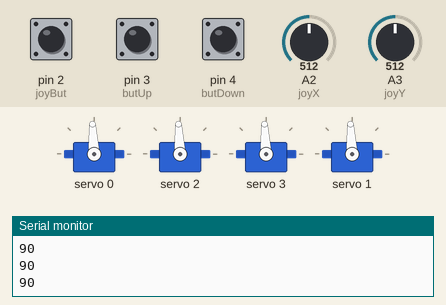
The sketch below on a simulated Arduino Uno, built with avr-gcc and run on an emulated ATmega328P. On the bench: 4 × servo, the last lines printed to the serial monitor. The inputs (shaded band) are chosen by the test bench; at power-on: pin 3 (butUp) HIGH, pin 4 (butDown) HIGH, A2 (joyX) = 512, A3 (joyY) = 512, pin 2 (joyBut) LOW.

Above: at 1.2 s.
1.3 s: pin 3 (butUp) pulled LOW for 1 s
At 2.8 s:
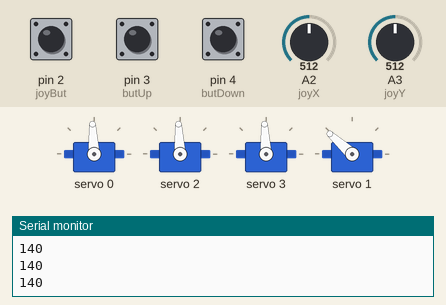
4.3 s: pin 4 (butDown) pulled LOW for 3.2 s
At 8.6 s:
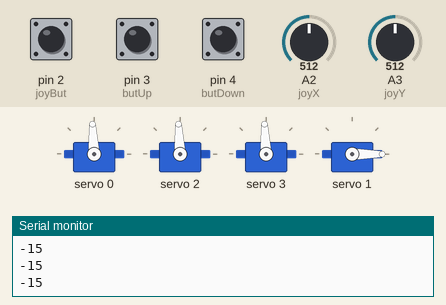
9.0 s: A2 (joyX) set to 660
At 9.7 s:
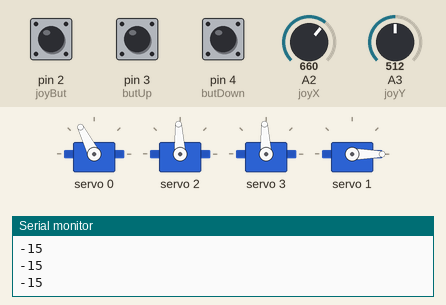
10.5 s: A3 (joyY) set to 660
At 11.7 s:
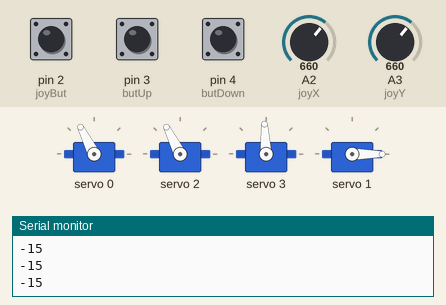
12.0 s: pin 2 (joyBut) pulled HIGH for 0.15 s
At 12.14 s:
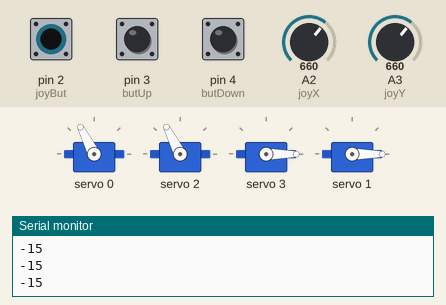
13.7 s: A2 (joyX) set to 716
At 14.6 s:
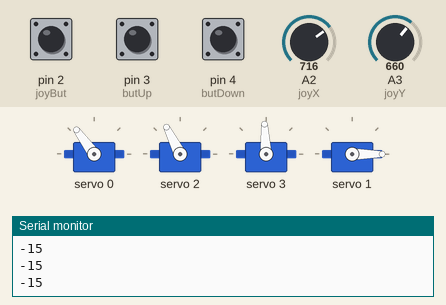
Timing chart, 0 to 16.2 s (numbered marks = the images above; inputs shaded):
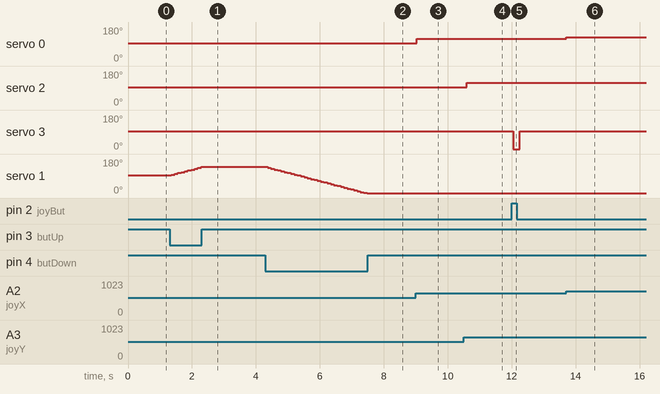

The sketch:

robot-arm-code.ino
```cpp
//LIBRARIES
#include <Wire.h>
#include <Adafruit_PWMServoDriver.h>

//DRIVER SETTINGS
#define MIN_PULSE_WIDTH       650
#define MAX_PULSE_WIDTH       2350
#define FREQUENCY             50
Adafruit_PWMServoDriver pwm = Adafruit_PWMServoDriver();

//READ INPUTS
int joyX = A2;
int joyY = A3;
int joyBut = 2;
int butUp = 3;
int butDown = 4;

//MOTOR OUTPUTS
int motorGrab = 3;
int motorArm = 2;
int motorTilt = 1;
int motorBase = 0;

//GLOBAL VARIABLES
int tiltAngle = 90;

void setup() {
  pwm.begin();
  pwm.setPWMFreq(FREQUENCY);

  pinMode(joyX, INPUT);
  pinMode(joyY, INPUT);
  pinMode(joyBut, INPUT);
  pinMode(butUp, INPUT);
  pinMode(butDown, INPUT);

  Serial.begin(9600);
  Serial.print("this works");
}

void baseMove() {
  int pulse_wide, pulse_width, joyXVal;

  //read joystick-x
  joyXVal = analogRead(joyX);

  //Pulse width conversion
  pulse_wide = map(joyXVal, 0, 1020, MIN_PULSE_WIDTH, MAX_PULSE_WIDTH);
  pulse_width = int(float(pulse_wide) / 1000000 * FREQUENCY * 4096);

  //Control Base Motor
  pwm.setPWM(motorBase, 0, pulse_width);
}

void armMove() {
  int pulse_wide, pulse_width, joyYVal;

  //read joystick-x
  joyYVal = analogRead(joyY);

  //Pulse width conversion
  pulse_wide = map(joyYVal, 0, 1020, MIN_PULSE_WIDTH, MAX_PULSE_WIDTH);
  pulse_width = int(float(pulse_wide) / 1000000 * FREQUENCY * 4096);

  //Control Arm Motor
  pwm.setPWM(motorArm, 0, pulse_width);
}

void grab() {
  int pulse_wide, pulse_width, buttonState;

  //read joystick-x
  buttonState = digitalRead(joyBut);

  //Pulse width conversion
  pulse_wide = map(buttonState, 1, 0, 500, 1500);
  pulse_width = int(float(pulse_wide) / 1000000 * FREQUENCY * 4096);

  //Control Grabber Motor
  pwm.setPWM(motorGrab, 0, pulse_width);
}

void grabTilt() {
  int pulse_wide, pulse_width;

  if (digitalRead(butUp) == LOW) {
    tiltAngle = tiltAngle + 5;
  }
  if (digitalRead(butDown) == LOW) {
    tiltAngle = tiltAngle - 5;
  }

  //Pulse width conversion
  pulse_wide = map(tiltAngle, 0, 180, MIN_PULSE_WIDTH, MAX_PULSE_WIDTH);
  pulse_width = int(float(pulse_wide) / 1000000 * FREQUENCY * 4096);

  //Control Grabber Tilt Motor
  pwm.setPWM(motorTilt, 0, pulse_width);

  //print tilt angle var
  Serial.println(tiltAngle);
}

void loop() {

  //Control Base Motor
  baseMove();

  //Control Arm Tilt Motor
  armMove();

  //Control Grabber Motor
  grab();

  //Control Grabber Tilt Motor
  grabTilt();

  delay(100);
}
```

Measured:
- after the input at 1.3 s, servo 1: moves from 93° to 138° over 0.93 s, starting after 0.05 s
- after the input at 4.3 s, servo 1: moves from 138° to 0° over 3.1 s, starting after 0.06 s
- after the input at 9.0 s, servo 0: 93° → 117° at once
- after the input at 10.5 s, servo 2: 93° → 117° after 0.09 s
- after the input at 12.0 s, servo 3: 93° → 0° at once, → 93° 0.21 s later
- after the input at 13.7 s, servo 0: 117° → 126° at once
